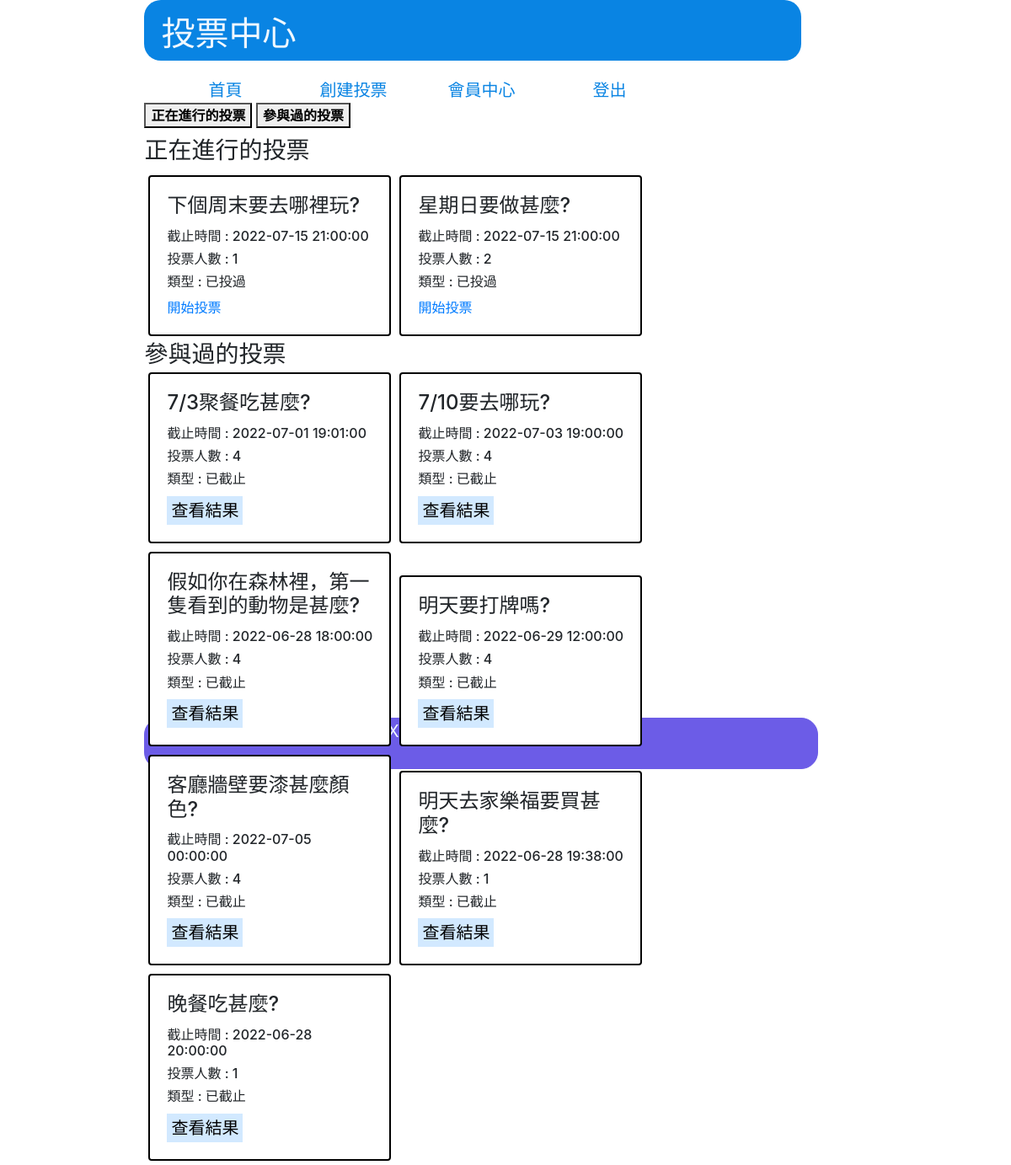
The app's page /front/vote_center.php (signed in) with its own data.
### tables this page shows
CREATE TABLE `subjects` (
  `id` int(11) UNSIGNED NOT NULL,
  `subject` varchar(128) NOT NULL COMMENT '主題描述',
  `type_id` int(11) NOT NULL,
  `multiple` tinyint(1) NOT NULL DEFAULT 0 COMMENT '單/複選',
  `mulit_limit` tinyint(2) NOT NULL DEFAULT 1 COMMENT '單/複選項目數',
  `start` datetime NOT NULL,
  `end` datetime NOT NULL,
  `total` int(11) UNSIGNED NOT NULL DEFAULT 0
);

CREATE TABLE `log` (
  `id` int(11) UNSIGNED NOT NULL,
  `user_id` int(11) NOT NULL COMMENT '投票者',
  `subject_id` int(11) NOT NULL,
  `option_id` int(11) NOT NULL,
  `vote_time` timestamp NOT NULL DEFAULT current_timestamp()
);

### function.php (called while the page is built, shortened)
<?php
function pdo()
{
    $dsn = "mysql:host=localhost;charset=utf8;dbname=vote";
    return  new PDO($dsn, 'root', '');
}
function search($table, $arg)
{
    $pdo = pdo();
    $sql = "SELECT * FROM `$table` WHERE ";
    if (is_array($arg)) {
        foreach ($arg as $key => $value) {
            $tmp[] = "`$key`='$value'";
        }
        $sql .= implode("AND", $tmp);
    } else {
        $sql .= "$arg";
    }
    return $pdo->query($sql)->fetch(PDO::FETCH_ASSOC);
}
function all($table, ...$arg)
{
    $pdo = pdo();
    $sql = "SELECT * FROM $table ";
    return $pdo->query($sql)->fetchAll(PDO::FETCH_ASSOC);
}
function c($table, $arg)
{
    $pdo = pdo();
    $sql = "SELECT COUNT(*) FROM `$table` WHERE ";
    if (is_array($arg)) {
        foreach ($arg as $key => $value) {
            $tmp[] = "`$key`='$value'";
        }
        $sql .= implode("AND", $tmp);
    } else {
        $sql .= "$arg";
    }
    return  $pdo->query($sql)->fetchColumn();
}

### front/vote_center.php (the view, shortened to what this page needs)
<!DOCTYPE html>
<html lang="en">
<head>
    <link rel="stylesheet" href="../css/body.css">
    <link rel="stylesheet" href="https://cdn.jsdelivr.net/npm/bootstrap@4.3.1/dist/css/bootstrap.min.css">
</head>
<body>
    <div id="header">
        <div>投票中心</div>
        <nav>
            <a href="../index.php">首頁</a>
            <a href="./creatvote.php">創建投票</a>
            <?php
            if (isset($_SESSION['user'])) {
            ?>
                <a href="./member_center.php">會員中心</a>
                <a href="../login/logout.php">登出</a>
            <?php
            } else {
            ?>
                <a href="../login/login.php">登入</a>
            <?php
            }
            ?>
        </nav>
    </div>
    <div id="content">
        <button id="voting_btn">正在進行的投票</button>
        <button id="voted_btn">參與過的投票</button>
        <div id="voting">
            <h3 colspan="5">正在進行的投票</h3>
            <?php
            include "../function.php";
            $subjects = all('subjects');
            $join = [];
            foreach ($subjects as $key => $subject) {
                $find_log = [
                    'user_id' => $_SESSION['id'],
                    'subject_id' => $subject['id']
                ];
                $log = c('log', $find_log);
                if ($log == 0 && strtotime($subject['end']) > strtotime(date("Y-m-d H:i:s"))) {
                    echo "<div class='card' style='width: 18rem;'>";
                    echo "<div class='card-body'>";
                    echo "<h4 class='card-title'>{$subject['subject']}</h5>";
                    echo "<h6 class='card-text'>截止時間 : {$subject['end']}</h6>";
                    echo "<h6 class='card-text'>投票人數 : {$subject['total']}</h6>";
                    if (strtotime($subject['end']) < strtotime(date("Y-m-d H:i:s"))) {
                        echo "<h6 class='card-text'>類型 : 已截止</h6>";
                    } else {
                        echo "<h6 class='card-text'>類型 : 已投過</h6>";
                    }
                    echo "<a href='./vote.php?id={$subject['id']}' class='card-link'>開始投票</a>";
                    echo "</div>";
                    echo "</div>";
                }
                if (search('log', $find_log)!="") {
                array_push($join, search('log', $find_log));
                }
            }
            ?>
        </div>
        <div id="voted">
            <h3 colspan="5">參與過的投票</p3><br>
            <?php
            foreach ($subjects as $key => $subject) {
                foreach ($join as $key => $value) {
                    if ($value['subject_id'] == $subject['id']) {
                        if ($log > 0 || strtotime($subject['end']) < strtotime(date("Y-m-d H:i:s"))) {
                            $a=$key+1;
                            echo "<div class='card' style='width: 18rem;'>";
                            echo "<div class='card-body'>";
                            echo "<h4 class='card-title'>{$subject['subject']}</h4>";
                            echo "<h6 class='card-text'>截止時間 : {$subject['end']}</h6>";
                            echo "<h6 class='card-text'>投票人數 : {$subject['total']}</h6>";
                            if (strtotime($subject['end']) < strtotime(date("Y-m-d H:i:s"))) {
                                echo "<h6 class='card-text'>類型 : 已截止</h6>";
                            } else {
                                echo "<h6 class='card-text'>類型 : 已投過</h6>";
                            }
                            echo "<button class='btnResult' type='button' id='open_result$a'>查看結果</button>";
                            echo "</div>";
                            echo "</div>";
                        }
                    }
                }
            }
            ?>
        </div>
    </div>
    <div id="footer">
        <p>版權為XXX所有，電話09XX-XXXXXX</p>
    </div>
</body>
</html>

### css/body.css (style rules this page uses)
body { display: grid; width: 100%; height: 913px; grid-template-columns: repeat(21,1fr); grid-template-rows: repeat(15,1fr); }
#header { display: grid; grid-template-columns: repeat(3,1fr); grid-template-rows: repeat(2,1fr) 0.5fr; grid-column: 4/18; grid-row: 1/3; }
#header>div { width: calc(100% - 20px); height: calc(100% - 20px); background-color: #0984e3; color: aliceblue; border-radius:20px; font-size: 40px; padding:10px 20px; grid-column: 1/4; grid-row: 1/3; }
#header>nav { padding:0 20px; text-align: center; display: grid; grid-template-columns: repeat(5,1fr); grid-column: 1/4; grid-row: 3/4; }
#header>nav>a { grid-column: 1 1 1 1 1; background-color: white; color: #0984e3; border-radius:0 0 50px 50px ; text-decoration:none; font-size: 20px; }
#content { display: grid; width: 100%; grid-template-columns: repeat(15,calc(100% / 15)); grid-template-rows: repeat(20,1fr); grid-column: 4/18; grid-row: 3/15; }
#footer { font-size: 20px; text-align: center; grid-column: 4/18; grid-row: 15/16; background-color: #6c5ce7; color: aliceblue; border: 1px solid #6c5ce7; border-radius: 20px; }

### front/vote_center.php (style rules this page uses)
#content { width: 80%; display: block; }
#voting_btn { font-weight: bold; margin-bottom: 10px; }
#voted_btn { font-weight: bold; margin-bottom: 10px; }
.card { display: inline-block; border: solid black 2px; margin: 5px; }
.btnResult { border: none; background: #D2E9FF; padding: 5px; font-size: 20px; }

### records on screen
subjects: subject "下個周末要去哪裡玩?", end "2022-07-15 21:00:00", total "1", shows "類型 : 已投過"
subjects: subject "星期日要做甚麼?", end "2022-07-15 21:00:00", total "2", shows "類型 : 已投過"
log: subject.subject "7/3聚餐吃甚麼?", subject.end "2022-07-01 19:01:00", subject.total "4"
log: subject.subject "7/10要去哪玩?", subject.end "2022-07-03 19:00:00", subject.total "4"
log: subject.subject "假如你在森林裡，第一隻看到的動物是甚麼?", subject.end "2022-06-28 18:00:00", subject.total "4"
log: subject.subject "明天要打牌嗎?", subject.end "2022-06-29 12:00:00", subject.total "4"
log: subject.subject "客廳牆壁要漆甚麼顏色?", subject.end "2022-07-05 00:00:00", subject.total "4"
log: subject.subject "明天去家樂福要買甚麼?", subject.end "2022-06-28 19:38:00", subject.total "1"
log: subject.subject "晚餐吃甚麼?", subject.end "2022-06-28 20:00:00", subject.total "1"
